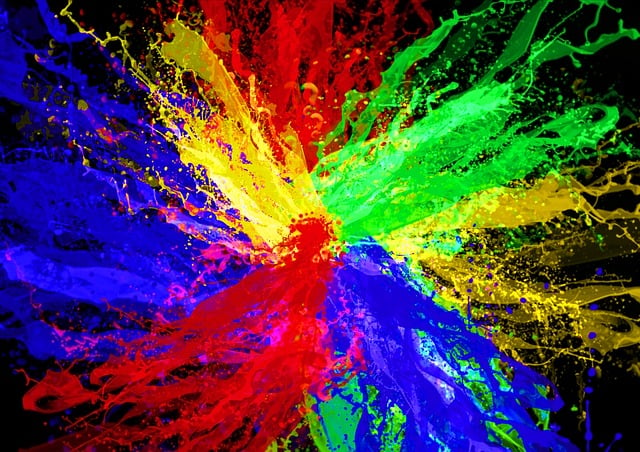
#> input picture OpenCV_project/Dataset_OpenCvDl_Hw1/Dataset_OpenCvDl_Hw1/Q1_image/rgb.jpg, 640 x 452 px
$ python -i ColorExtraction.py   (imports and definitions only)
#> lines starting #> are read from the running program, lines starting #| are printed output that depends on the picture; after the words box and inside, x2 and y2 are one past the last pixel; in counts of white or black regions, pixels touching at a corner belong together
#> further down, picture is the input picture: shape (452, 640, 3); mean B, G, R 68.8, 60.7, 79.9
import cv2
import numpy as np

def ColorExtraction(inputimg):
    hsv_image = cv2.cvtColor(inputimg, cv2.COLOR_BGR2HSV)
#> hsv_image: shape (452, 640, 3); mean H, S, V 83.7, 225.2, 143.5

    # The lower bound of the yellow-green HSV range
    lower_yellow_green = np.array([18, 0, 0])

    # The upper bound of the yellow-green HSV range
    upper_yellow_green = np.array([85, 255, 255])

    mask = cv2.inRange(hsv_image, lower_yellow_green, upper_yellow_green)
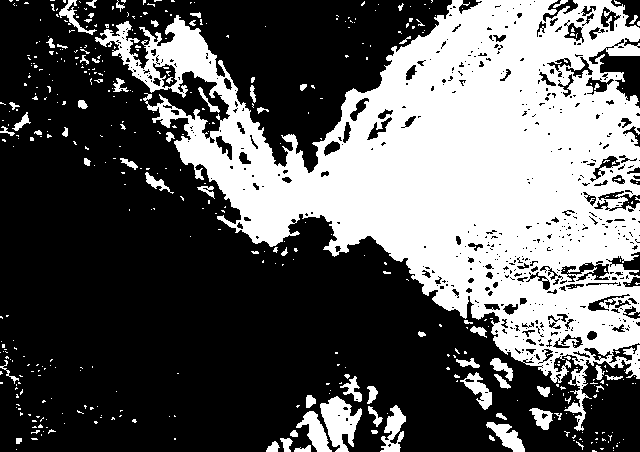
#> mask: shape (452, 640); 36.9% white; 457 white regions (392 under 20 px), largest, box (x1, y1, x2, y2) and area: (95, 0, 640, 431) 97030, (320, 396, 362, 452) 1313, (296, 411, 332, 452) 647
    mask_inverse = cv2.bitwise_not(mask)

    extracted_image = cv2.bitwise_and(inputimg, inputimg, mask = mask_inverse)
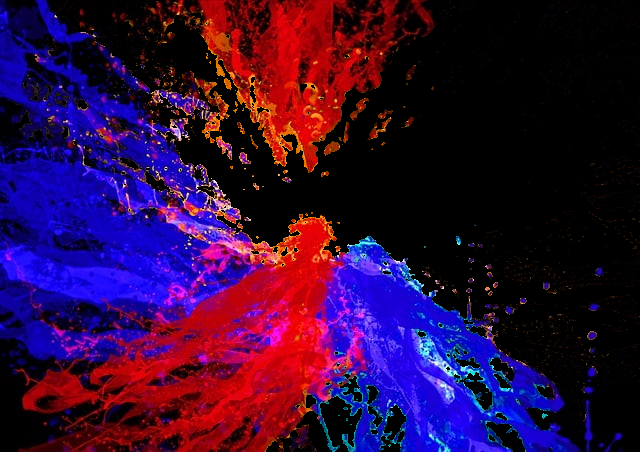
#> extracted_image: shape (452, 640, 3); mean B, G, R 57.8, 9.2, 48.2

    # show extracted_image
    cv2.imshow("Extracted Image", extracted_image)
    cv2.waitKey(0)
    cv2.destroyAllWindows()


>>> import cv2
>>> picture = cv2.imread('Dataset_OpenCvDl_Hw1/Dataset_OpenCvDl_Hw1/Q1_image/rgb.jpg')
>>> result = ColorExtraction(picture)
